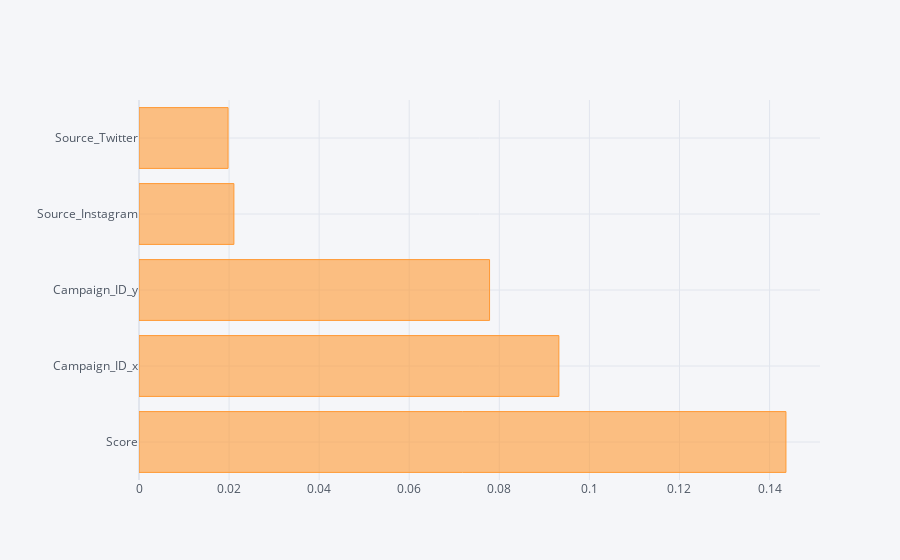

Write notebook code for a chart like this one.
### Code cell
# Top 5 important features

feat_importances = pd.Series(rfc.feature_importances_, index=leads_x_train.columns)
feat_importances.nlargest(5).iplot(kind='barh')

### Figure 1 — Plotly figure (JSON) as saved in the notebook; plotly's stock layout.template omitted (floating-point values rounded to 4 significant figures)
{"data": [{"marker": {"color": "rgba(255, 153, 51, 0.6)", "line": {"color": "rgba(255, 153, 51, 1.0)", "width": 1}}, "name": "None", "orientation": "h", "text": "", "type": "bar", "x": [0.1436, 0.09322, 0.07783, 0.02107, 0.01977], "y": ["Score", "Campaign_ID_x", "Campaign_ID_y", "Source_Instagram", "Source_Twitter"]}], "layout": {"legend": {"bgcolor": "#F5F6F9", "font": {"color": "#4D5663"}}, "paper_bgcolor": "#F5F6F9", "plot_bgcolor": "#F5F6F9", "title": {"font": {"color": "#4D5663"}}, "xaxis": {"gridcolor": "#E1E5ED", "showgrid": true, "tickfont": {"color": "#4D5663"}, "title": {"font": {"color": "#4D5663"}, "text": ""}, "zerolinecolor": "#E1E5ED"}, "yaxis": {"gridcolor": "#E1E5ED", "showgrid": true, "tickfont": {"color": "#4D5663"}, "title": {"font": {"color": "#4D5663"}, "text": ""}, "zerolinecolor": "#E1E5ED"}}}
